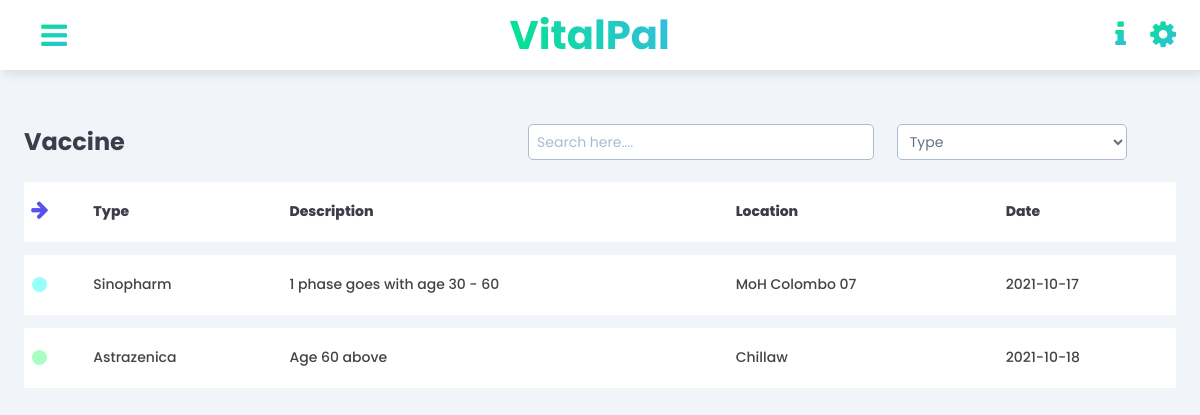
The app's page /patient/Vaccinations.php (signed in) with its own data.
### tables this page shows
CREATE TABLE IF NOT EXISTS `vaccine` (
  `vaccine_ID` int(4) NOT NULL AUTO_INCREMENT,
  `type` varchar(30) NOT NULL,
  `description` varchar(200) NOT NULL,
  `location` varchar(20) NOT NULL,
  `date` date NOT NULL,
  `v_status` varchar(1) NOT NULL,
  PRIMARY KEY (`vaccine_ID`)
);

### classes/vaccine.php (called while the page is built, shortened)
<?php
    class Vaccine {
        public function __construct() {
            $con = mysqli_connect(HOST, USER, PASS, DB) or die('Connection Error! '.mysqli_error());
            $this->vpc=$con;
        }
        public function v_fetchdata(){
            $result=mysqli_query($this->vpc,"SELECT * FROM vaccine");
            return $result;
        }
    }
?>

### patient/Vaccinations.php (the view, shortened to what this page needs)
<?php
include_once("../classes/vaccine.php");
?>
<!DOCTYPE html>
<html>
    <head>
        <link rel="stylesheet" href="../css/style_4.css?v=<?php echo time(); ?>">
        <link href="https://stackpath.bootstrapcdn.com/font-awesome/4.7.0/css/font-awesome.min.css" rel="stylesheet">
    </head>
<body>
    <div class="main-content">
        <header>
            <div class="menu-toggle">
                <label for="sidebar-toggle">
                    <span class="fa fa-bars"></span>
                </label>
            </div>
            <div class="header-heading">
                <a href="Home.php"><h2>VitalPal</h2></a>
            </div>
            <div class="header-icons">
                <span class="fa fa-info"> </span>
                <span class="fa fa-cog"> </span>
            </div>
        </header>
        <main>
        <div class="grid">
            <div class="data">
                <div class="filtering">
                    <h2>Vaccine</h2>
                    <input type="text" name="search" id="search" placeholder="Search here...." >
                    <select data="fa fa-filter" name="filter" class="searchbyfilter" id="searchfilter" required>
                        <option value="1">Type</option>
                    </select>
                </div>
                <div class="table-responsive">
                    <table id="table" width="100%">
                        <tbody>
                            <tr class="table-heading">
                                <td>
                                    <div class="indicator-heading">
                                        <span class="fa fa-arrow-down"></span>
                                    </div>
                                </td>
                                <td>
                                    <div>
                                        <p>Type</p>
                                    </div>
                                </td>
                                <td>
                                    <div>
                                        <p>Description</p>
                                    </div>
                                </td>
                                <td>
                                    <div>
                                        <p>Location</p>
                                    </div>
                                </td>
                                <td>
                                    <div>
                                        <p>Date</p>
                                    </div>
                                </td>
                            </tr>
                            <?php
                                    include_once '../classes/vaccine.php';
                                    $fetchdata=new Vaccine();
                                    $sql=$fetchdata->v_fetchdata();
                                    $cnt=1;
                                    while($row=mysqli_fetch_array($sql))
                                    {
                                echo '
                                <tr>
                                    <td>
                                        <div>
                                            <span class="indicator"></span>
                                        </div>
                                    </td>
                                    <td id=type'.$cnt.'>
                                        <div>
                                            '.$row['type'].'
                                        </div>
                                    </td>
                                    <td id=description'.$cnt.'>
                                        <div>
                                            '.$row['description'].'
                                        </div>
                                    </td>
                                    <td id=location'.$cnt.'>
                                        <div>
                                            '.$row['location'].'
                                        </div>
                                    </td>
                                    <td id=date'.$cnt.'>
                                        <div>
                                            '.$row['date'].'
                                        </div>
                                    </td>
                                </tr>
                                ';
                                   $cnt++;
                                    }
                                ?>
                        </tbody>
                    </table>
                </div>
            </div>
        </div>
        </main>
    </div>
</body>
</html>

### css/style_4.css (style rules this page uses)
* { font-family: 'Poppins', sans-serif; box-sizing: border-box; text-decoration: none; list-style-type: none; margin: 0; padding: 0; }
body { overflow-x: auto; }
header { height: 70px; display: flex; justify-content: space-between; align-items: center; padding: 16px 24px; position: fixed; left: 280px; width: calc(100% - 280px); top: 0; z-index: 20; background: #fff; box-shadow: 4px 4px 10px rgba(0, 0, 0, 0.1); transition: left 300ms; }
.menu-toggle label { height: 60px; width: 60px; display: grid; place-items: center; font-size: 24px; border-radius: 50%; transition: 0.5s; }
.menu-toggle .fa { background: -webkit-gradient(linear, left top, right bottom, from(#00E689), to(#37BAE5)); background-clip: text; -webkit-background-clip: text; -webkit-text-fill-color: transparent; color: #121E28; font-size: 30px; transition: 0.5s; }
.header-icons span { display: inline-block; margin-left: 20px; font-size: 22px; }
.header-icons .fa { background: -webkit-gradient(linear, left top, right bottom, from(#00E689), to(#37BAE5)); background-clip: text; -webkit-background-clip: text; -webkit-text-fill-color: transparent; font-size: 30px; transition: 0.5s; }
.header-heading h2 { font-size: 40px; background-image: linear-gradient(45deg, #00E689, #37BAE5); background-image: conic-gradient(45deg, #00E689, #37BAE5); background-size: 100%; background-clip: text; -webkit-background-clip: text; -moz-background-clip: text; -webkit-text-fill-color: transparent; -moz-text-fill-color: transparent; transition: 1s; }
.main-content { margin-left: 280px; transition: margin-left 300ms; }
main { padding: 24px; background: #f1f5f9; min-height: calc(100vh - 70px); margin-top: 70px; }
.grid { margin-top: 30px; display: grid; grid-gap: 48px; }
.data .filtering h2 { color: #3C3C4B; }
.data .filtering { width: 100%; position: auto; display: flex; }
.data .filtering input { margin-left: 35%; width: 30%; height: 36px; align-items: right; background: #fff; outline: none; border: 1px solid #ABBBD0; border-radius: 5px; line-height: 1; font-weight: 400; font-size: 14px; color: #657081; padding: 8px; }
.data .filtering input::placeholder { color: #ABBBD0; }
.data .filtering select { margin-left: 2%; width: 20%; height: 36px; align-items: right; background: #fff; outline: none; border: 1px solid #ABBBD0; border-radius: 5px; line-height: 1; font-weight: 400; font-size: 14px; color: #657081; padding: 8px; }
.table-responsive { margin-top: 1%; overflow: auto; }
.data table td div { background: #fff; margin-bottom: 13px; height: 60px; display: flex; align-items: center; padding: 8px; font-size: 14px; color: #444; font-weight: 500; }
.data table { border-collapse: collapse; margin-top: 10px; overflow-x: auto; }
.table-heading p { color:#3C3C4B; font-weight: 800; }
.indicator-heading .fa { color: #5850ec; font-size: 20px; padding-bottom: 20px; height: 15px; width: 15px; border-radius: 50%; transform: rotateZ(-90deg); transition: 0.5s; }
span.indicator { background: #95FFF9; height: 15px; width: 15px; border-radius: 50%; }
tr:nth-child(odd) span.indicator { background: #A9FFC1; height: 15px; width: 15px; border-radius: 50%; }
@media only screen and (max-width: 1200px) { .main-content { margin-left: 0; } }
@media only screen and (max-width: 1200px) { header { left: 0; width: 100%; } }

### records on screen
vaccine: type "Sinopharm", description "1 phase goes with age 30 - 60", location "MoH Colombo 07", date "2021-10-17"
vaccine: type "Astrazenica", description "Age 60 above", location "Chillaw", date "2021-10-18"
